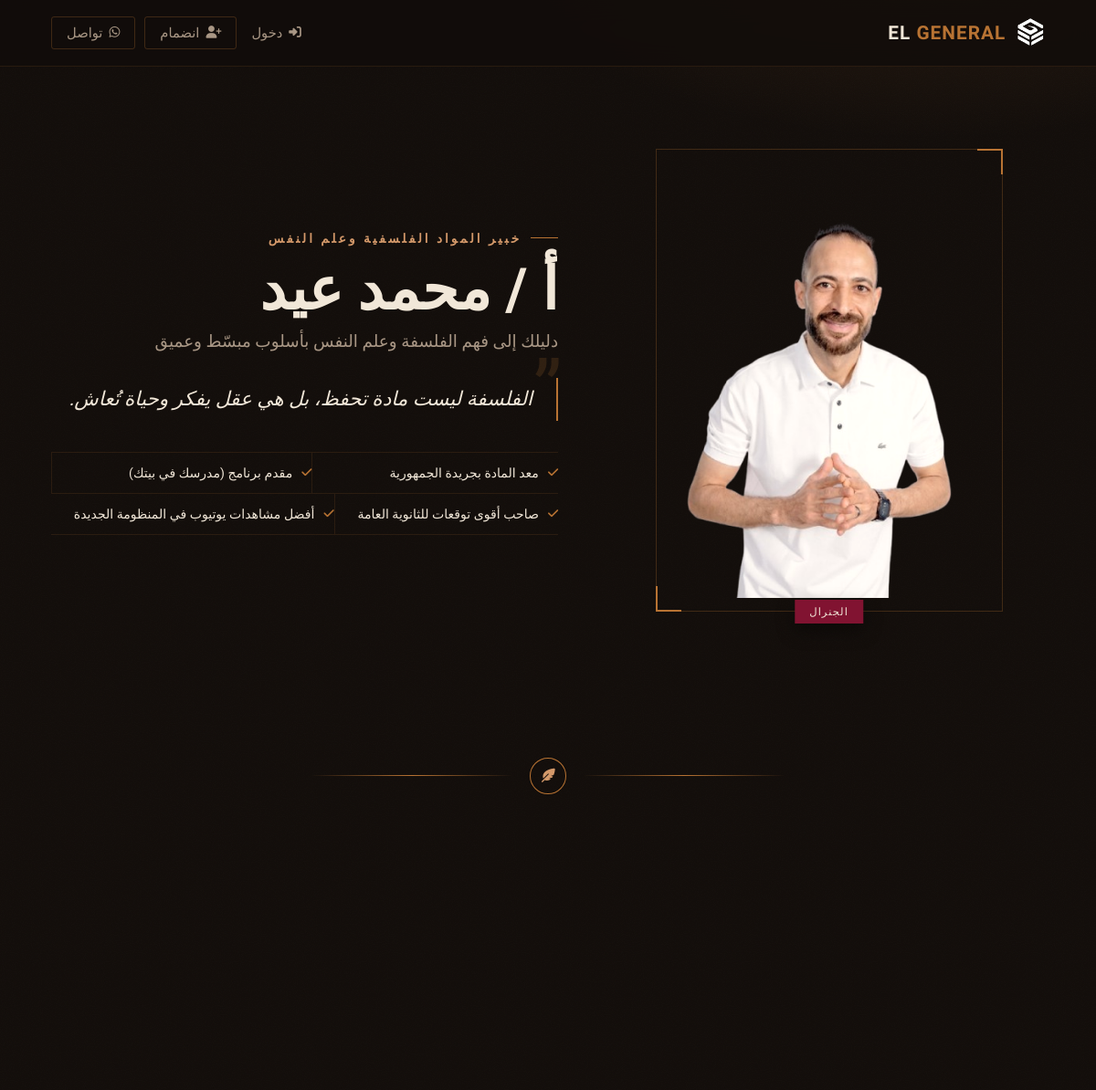
Before: / (upper part) with the older database file.
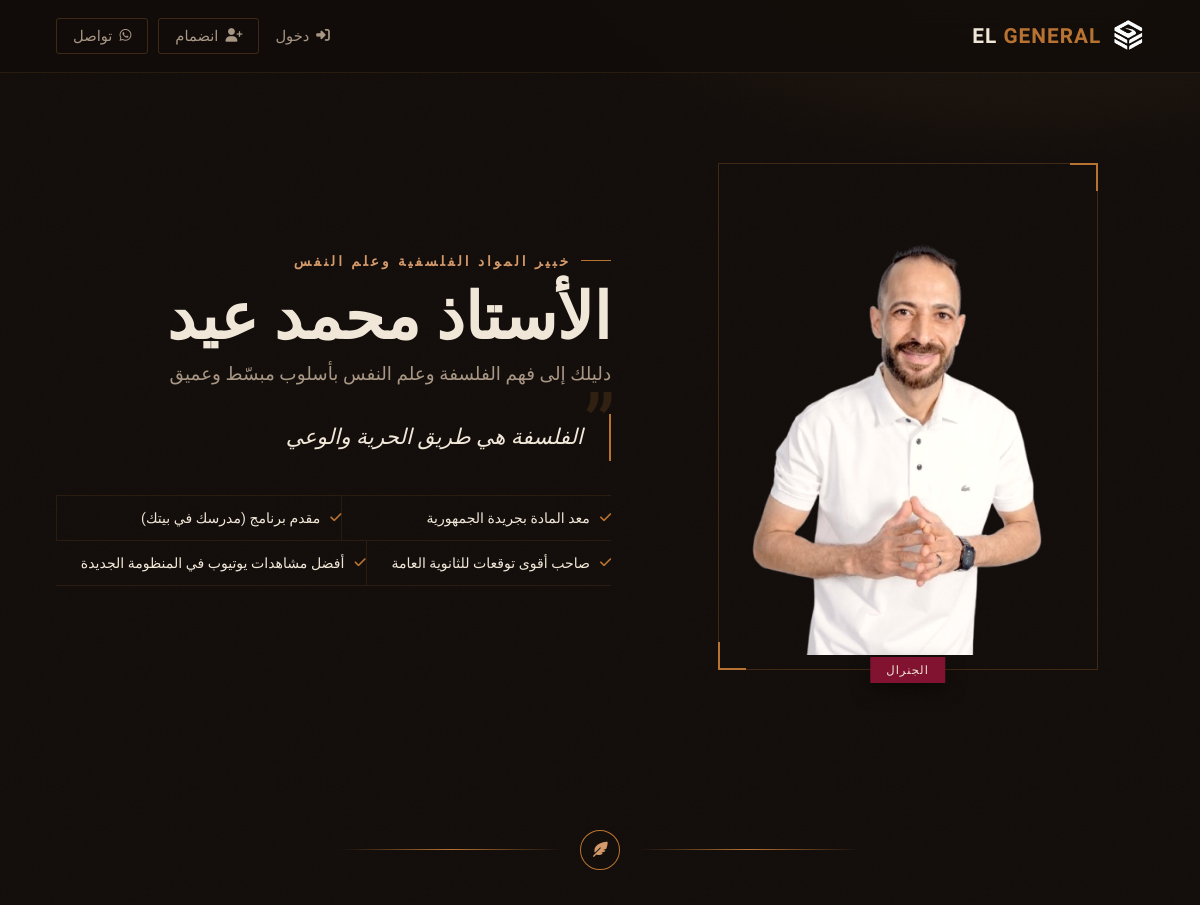
After: the same page with the newer database file.
### main/models.py (models this page shows, shortened)
class TeacherSettings(models.Model):
    name = models.CharField(max_length=100, default="الأستاذ محمد عيد")
    main_image = models.ImageField(upload_to='teacher_info/', help_text="ارفع صورة المستر الكبيرة هنا")
    intro_video = models.FileField(
        upload_to='teacher_videos/',
        null=True,
        blank=True,
        help_text="ارفع الفيديو التعريفي من جهازك مباشرة (MP4)"
    )
    philosophical_quote = models.TextField(default="الفلسفة ليست مادة تحفظ، بل هي عقل يفكر وحياة تُعاش.")
    class Meta:
        verbose_name = "إعدادات الجنرال (الرئيسية)"
        verbose_name_plural = "إعدادات الجنرال (الرئيسية)"

### main/views.py (the view)
# urls.py: path('', views.home, name='home'),
def home(request):
    teacher = TeacherSettings.objects.first()
    honor_students = HonorRoll.objects.all()
    courses = Course.objects.all()[:3]
    context = {
        'teacher': teacher,
        'honor_students': honor_students,
        'courses': courses
    }
    return render(request, "home.html", context)

### templates/home.html (shortened to what this page needs)
<!DOCTYPE html>
<html lang="ar" dir="rtl">
<head>
    <link rel="stylesheet" href="https://cdnjs.cloudflare.com/ajax/libs/font-awesome/6.5.0/css/all.min.css">
</head>
<body>
<div class="wrap">
    <nav class="site-nav">
        <div class="brand">
            {% load static %}
            <img src="{% static 'images/elgeneral_logo.png' %}" alt="الجنرال" onerror="this.style.display='none'">
            <span class="brand-word">EL <span>GENERAL</span></span>
        </div>
        <div class="nav-links">
            {% if not user.is_authenticated %}
                <a href="{% url 'login' %}" class="{% if request.resolver_match.url_name == 'login' %}active{% endif %}"><i class="fas fa-right-to-bracket"></i> دخول</a>
                <a href="{% url 'register' %}" class="nav-cta {% if request.resolver_match.url_name == 'register' %}active{% endif %}"><i class="fas fa-user-plus"></i> انضمام</a>
            {% endif %}
            <a href="https://wa.me/201002633125" target="_blank" class="nav-cta"><i class="fab fa-whatsapp"></i> تواصل</a>
        </div>
    </nav>
    {% block content %}
    {% load static %}
    <section class="hero reveal">
        <div class="hero-portrait">
            <div class="hero-portrait-frame">
                {% if teacher.main_image %}
                    <img src="{{ teacher.main_image.url }}" alt="{{ teacher.name }}" class="hero-portrait-img">
                {% else %}
                    <img src="{% static 'images/123456.png' %}" alt="أ. محمد عيد" class="hero-portrait-img" onerror="this.src='https://via.placeholder.com/380x500?text=الجنرال'">
                {% endif %}
                <span class="hero-portrait-caption">الجنرال</span>
            </div>
        </div>
        <div class="hero-text">
            <span class="eyebrow">خبير المواد الفلسفية وعلم النفس</span>
            <h1 class="teacher-name">{{ teacher.name|default:"الأستاذ محمد عيد" }}</h1>
            <p class="teacher-title">دليلك إلى فهم الفلسفة وعلم النفس بأسلوب مبسّط وعميق</p>
            <div class="quote-plate">
                <p>{{ teacher.philosophical_quote|default:"الفلسفة هي طريق الحرية والوعي" }}</p>
            </div>
            <ul class="cv-list">
                <li><i class="fas fa-check"></i> معد المادة بجريدة الجمهورية</li>
                <li><i class="fas fa-check"></i> مقدم برنامج (مدرسك في بيتك)</li>
                <li><i class="fas fa-check"></i> صاحب أقوى توقعات للثانوية العامة</li>
                <li><i class="fas fa-check"></i> أفضل مشاهدات يوتيوب في المنظومة الجديدة</li>
            </ul>
        </div>
    </section>
    <div class="ornament-divider"><span class="rule"></span><span class="mark"><i class="fas fa-feather-pointed"></i></span><span class="rule"></span></div>
    <section class="section">
    </section>
    {% endblock %}
</div>
</body>
</html>

Changed rows visible on the page:
removed TeacherSettings: main_image (picture), name "أ / محمد عيد", philosophical_quote "الفلسفة ليست مادة تحفظ، بل هي عقل يفكر وحياة تُعاش."
Other visible differences:
{{ teacher.name|default:"الأستاذ محمد عيد" }}: (not shown) → "الأستاذ محمد عيد"
{{ teacher.philosophical_quote|default:"الفلسفة هي طريق الحرية والوعي" }}: (not shown) → "الفلسفة هي طريق الحرية والوعي"
